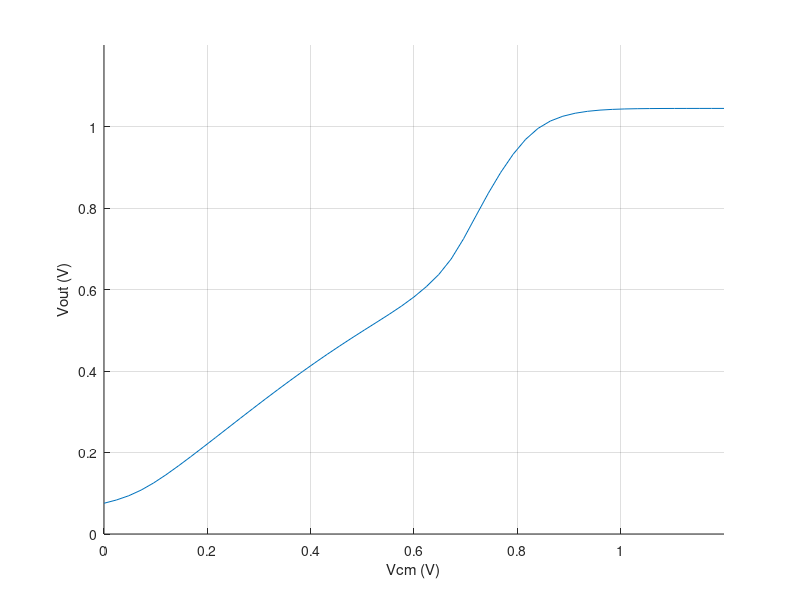

This figure's MATLAB source:
clear all; close all; clc;

%% Read data from CSV in the same folder
M = csvread('dc_cm.csv',1,0);
vin = M(:,1);
vout = M(:,2);

%% Generate plot
hold on;
plot(vin,vout);
xlabel('Vcm (V)');
ylabel('Vout (V)');
axis([min(vin),max(vin),0,1.2]);
grid on;

saveas(gcf,'dc_cm.eps','epsc');
